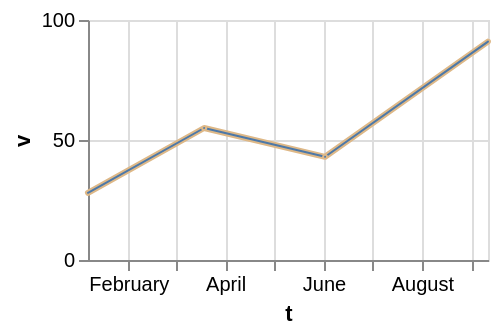

Write a Vega-Lite specification for this figure.
### Vega-Lite specification from a JSON file in a GitHub repository (floating-point values rounded to 4 significant figures)
{"$schema": "https://vega.github.io/schema/vega-lite/v6.json", "width": 200, "height": 120, "data": {"values": [{"c": "alpha", "v": 28, "w": 3, "t": "2024-01-07"}, {"c": "beta", "v": 55, "w": 7, "t": "2024-03-19"}, {"c": "gamma", "v": 43, "w": 5, "t": "2024-06-02"}, {"c": "delta", "v": 91, "w": 9, "t": "2024-09-11"}]}, "mark": {"type": "trail", "stroke": "burlywood"}, "encoding": {"x": {"field": "t", "type": "temporal"}, "y": {"field": "v", "type": "quantitative"}}}
